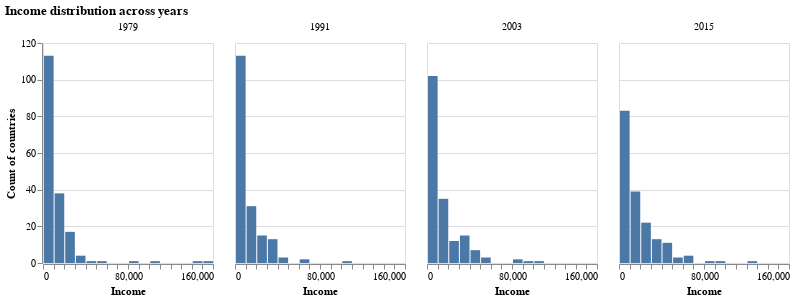

The notebook cell this image was saved under:
### Markdown cell above
<div class="alert alert-warning" style="color:black">

### Question 6.1 (Optional)
rubric={accuracy:1,viz:1}

<h4>Python</h4>
<ol type="1">
<li>Wrangle your data to include the years 1979, 1991, 2003 and 2015.</li>
<li>Create a histogram (binned bar chart) of the income distribution with an appropriate number of bins.</li>
<li>Facet by year and make the plots smaller so that they fit in a single row.</li>
<li>It is a little hard to tell if the data is exactly the same as the prediction since we are not using a log scale and a histogram instead of a density plot (we’ll learn about these things later). But in general, briefly explain whether you think the trend is the same or not?</li>
</ol>
</div>

### Code cell
# YOUR PYTHON ANSWER GOES HERE
import pandas as pd
import altair as alt

years_keep = [1979, 1991, 2003, 2015]
gapminder["year_int"] = gapminder["year"].dt.year

df_income = (
    gapminder.loc[gapminder["year_int"].isin(years_keep), ["year_int", "income"]]
    .dropna(subset=["income"])
)

hist = (alt.Chart(df_income).mark_bar().encode(
        x=alt.X("income:Q", bin=alt.Bin(maxbins=30), title="Income"),
        y=alt.Y("count():Q", title="Count of countries"),
        tooltip=[alt.Tooltip("count():Q", title="Count")
        ]
    )
    .properties(width=170, height=220)
)

facet_hist = (
hist.facet(
        column=alt.Column("year_int:O", title=None, sort=years_keep)
    )
    .properties(title="Income distribution across years")
)

facet_hist

### Figure 1 — Vega-Lite specification as saved in the notebook (floating-point values rounded to 4 significant figures; data arrays with more than 128 entries replaced by an {"elided": "..."} marker saying what was removed)
{"config": {"view": {"continuousWidth": 300, "continuousHeight": 300}}, "data": {"name": "data-9bf9f65f0006b8be4b358e581b6f0221"}, "facet": {"column": {"field": "year_int", "sort": [1979, 1991, 2003, 2015], "title": null, "type": "ordinal"}}, "spec": {"mark": {"type": "bar"}, "encoding": {"tooltip": [{"aggregate": "count", "title": "Count", "type": "quantitative"}], "x": {"bin": {"maxbins": 30}, "field": "income", "title": "Income", "type": "quantitative"}, "y": {"aggregate": "count", "title": "Count of countries", "type": "quantitative"}}, "height": 220, "width": 170}, "title": "Income distribution across years", "$schema": "https://vega.github.io/schema/vega-lite/v6.1.0.json", "datasets": {"data-9bf9f65f0006b8be4b358e581b6f0221": {"elided": "712 records"}}}
